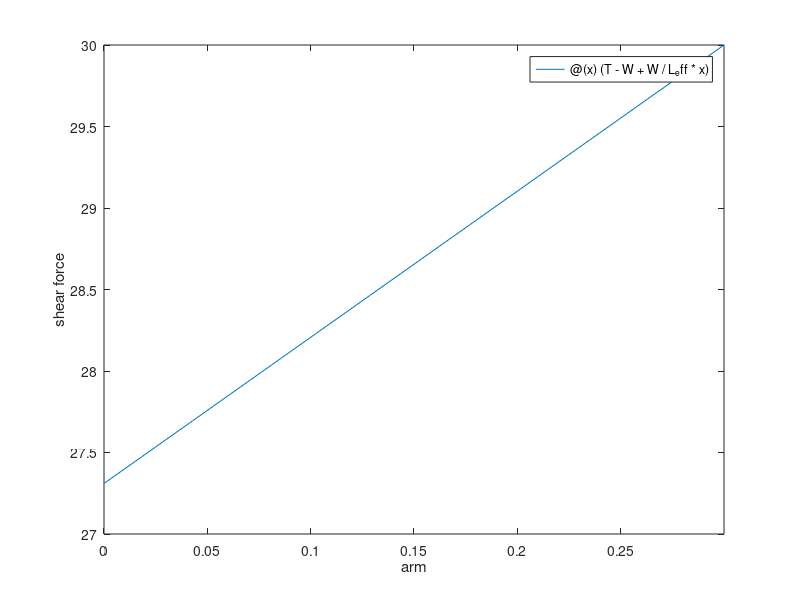
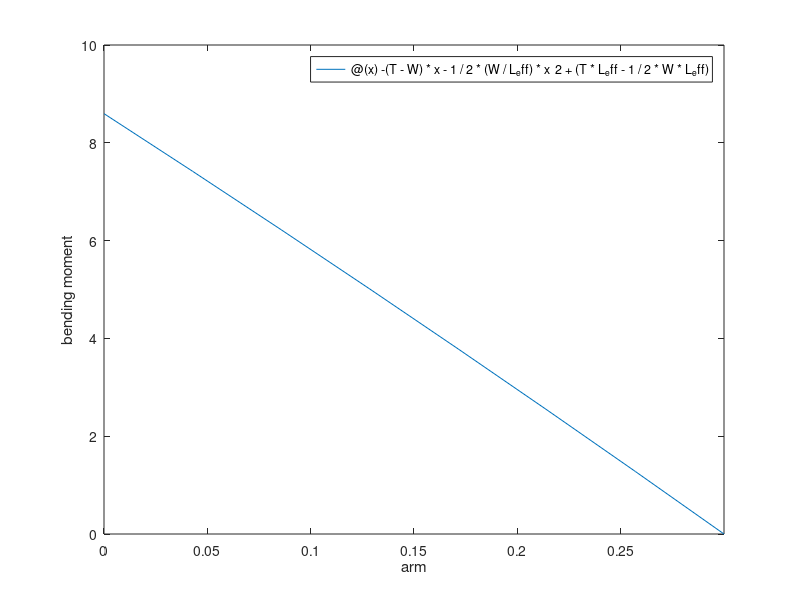

These charts were generated, in order, by the following MATLAB code: (Note: this script raises an error after producing the figures.)
clear
clc

% load json data into struct
%{
data = jsondecode(fileread("aircraft_data.json"));
T = data.W0 * data.T2W / 6;
W = data.arm.W;
L_eff = data.arm.L_eff;
%}
T = 30; W = 2.69; L_eff = 0.30;

% material properties
rho = 1700;
E = 6e10; % tensile youngs'modulus
stress_comp_crit = 500e06; % tensile strength
poisson = 0.229;

% loading
sf = @(x) (T - W + W/L_eff * x);
bm = @(x) -(T-W)*x - 1/2*(W/L_eff)*x^2 + (T*L_eff - 1/2*W*L_eff);
figure
fplot(sf, [0, L_eff])
xlabel('arm')
ylabel('shear force')
figure
fplot(bm, [0, L_eff])
xlabel('arm')
ylabel('bending moment')

% find min radius of arm to avoid comp failure, buckling, crushing
R_out = 0.01:0.002:0.08; % outside radiu
t = 1/10 * R_out; % assume a 1/10 ratio as commonly seen
I = pi/4 * (1-(1/10)^4) * R_out.^4; % second moment of area
stress_comp_max = bm(0).*R_out ./ I;
stress_buck_euler_crit = pi^2 * E * I ./ (2*L_eff)^2; % euler buckling, assume clamped for conservatism (clamped 2, ss 1)
stress_buck_crit = pi^2 * E / (12*(1-poisson^2)) .* (t./L_eff).^2; % assume ss for conservatism (clamped 3, ss 12)

R_design1 = R_out(stress_comp_max <= stress_buck_euler_crit);
R_design2 = R_out(stress_comp_max <= stress_buck_crit);
R_design = max(R_design1(1), R_design2(1))
clear R_design1 R_design2

figure
yline(stress_comp_crit/1.2); % safety factor 1.2
hold on
plot(R_out, stress_comp_max)
plot(R_out, stress_buck_euler_crit/1.2)
plot(R_out, stress_buck_crit/1.2)
hold off
legend('critical stress / 1.2', 'max stress', 'citical euler buckling/1.2', 'critical local buckling/1.2')


weight = 9.81 * rho * L_eff * pi * (0.03^2-0.027^2)